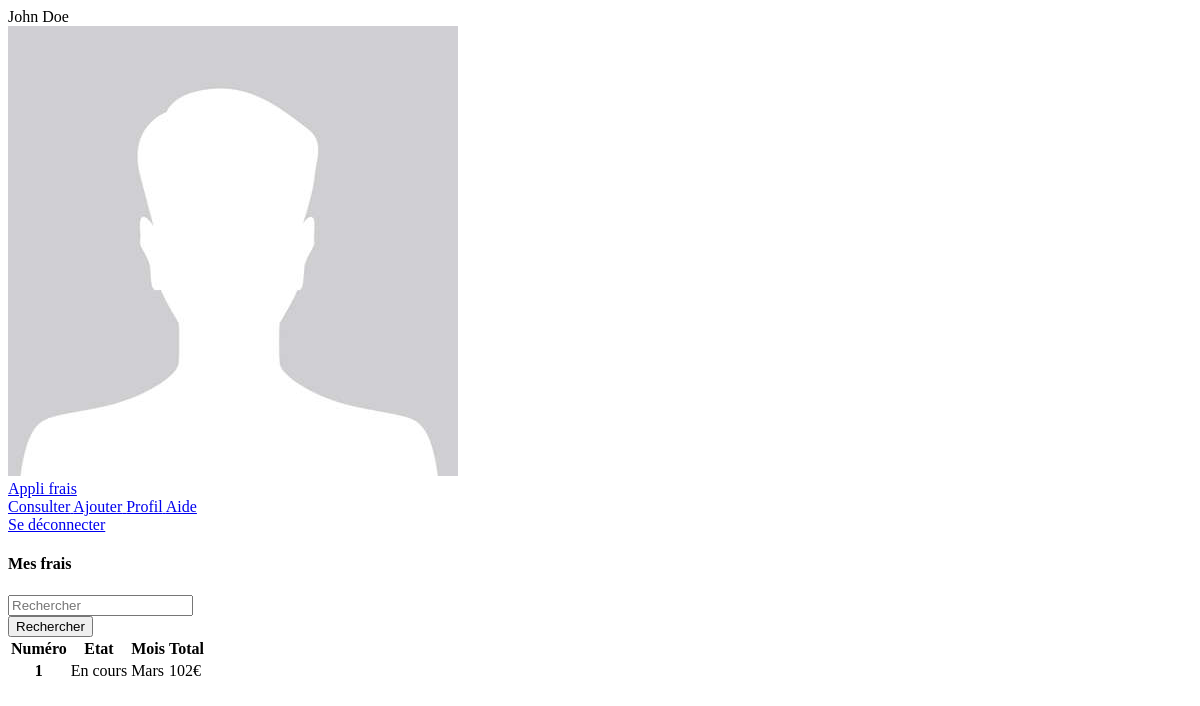
Before: /index.php?page=expense (signed in) with the older database file.
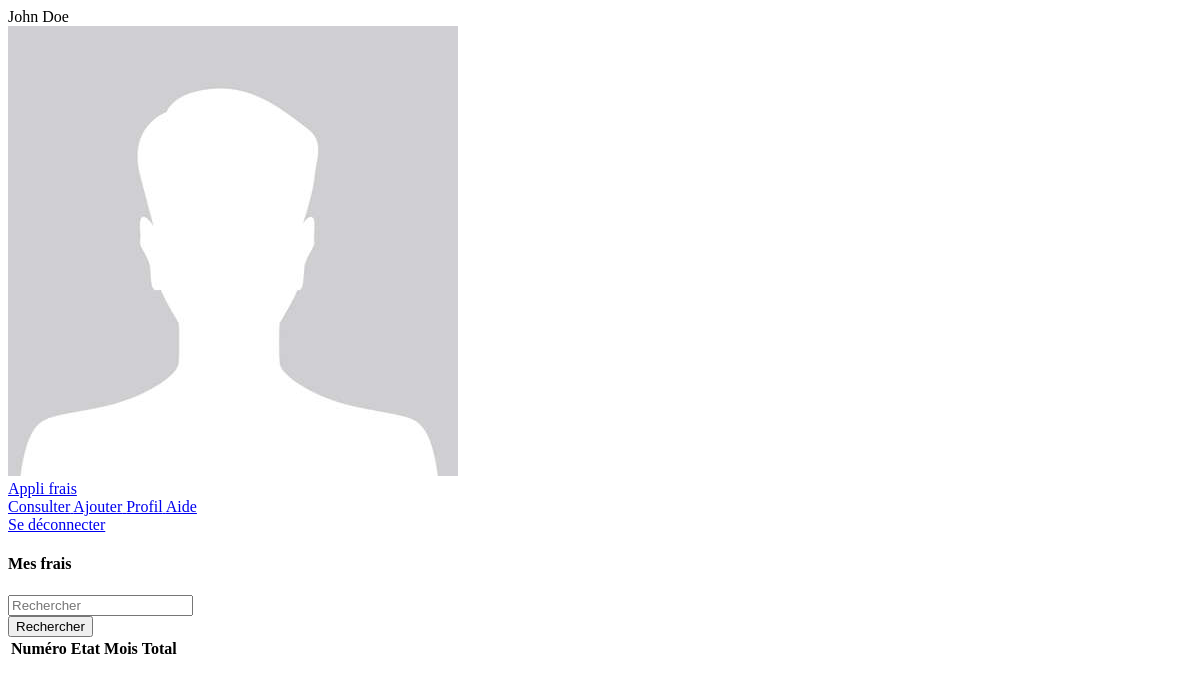
After: the same page with the newer database file.
### tables this page shows
CREATE TABLE `fichedefrais` (
  `id` int(11) NOT NULL,
  `mois` varchar(255) NOT NULL,
  `total` float NOT NULL,
  `date` date NOT NULL,
  `idUtilisateur` int(11) NOT NULL,
  `idEtat` int(11) NOT NULL
);

CREATE TABLE `etat` (
  `id` int(11) NOT NULL,
  `libelle` varchar(255) NOT NULL
);

### app/Controllers/Controller.php (called while the page is built, shortened)
<?php
class Controller
{
    public function render(string $path, array $data = []):self
    {
        extract($data);
        require 'views/'.$path;
        require 'views/default.php';
        return $this;
    }
}

### app/Controllers/ExpenseController.php (called while the page is built, shortened)
<?php
class ExpenseController extends Controller
{
    public function index():self
    {
        $expenseModel = new ExpenseModel();
        if($_SESSION['role'] == "visiteur"){
            $expenses = $expenseModel->getAllByUser($_SESSION['id']);
        }else{
            $expenses = $expenseModel->getAll();
        }
        $this->render('expense/index.php', [
            "expenses" => $expenses
        ]);
        return $this;
    }
}

### app/Models/ExpenseModel.php (called while the page is built, shortened)
<?php
class ExpenseModel {
    private $db;
    public function __construct() {
        $dbConnection = new \App\DbConnection();
        $this->db = $dbConnection->connect();
    }
    public function getAllByUser($userId)
    {
        $sql = "SELECT f.id, f.mois, f.total, f.date, e.libelle, u.nom, u.prenom  FROM fichedefrais AS f
            JOIN utilisateurs AS u ON f.idUtilisateur = u.id
            JOIN etat AS e ON f.idEtat = e.id
            WHERE idUtilisateur = :userId  ;";
        $req = $this->db->prepare($sql);
        $req->bindParam('userId', $userId);
        $req->execute();
        return $req->fetchAll($this->db::FETCH_ASSOC);
    }
}

### app/DbConnection.php (called while the page is built, shortened)
<?php
class DbConnection {
    private $host;
    private $dbname;
    private $username;
    private $password;
    private $charset;
    public function __construct() {
        $this->host = DB_HOST;
        $this->dbname = DB_NAME;
        $this->username = DB_USER;
        $this->password = DB_PASSWORD;
        $this->charset = 'utf8';
    }
    public function connect() {
        try {
            return new PDO("mysql:host=".$this->host.";dbname=".$this->dbname.";charset=".$this->charset, $this->username, $this->password);
        } catch (PDOException $e) {
            die('Erreur de connexion à la base de données : ' . $e->getMessage());
        }
    }
}

### app/Helpers.php (called while the page is built, shortened)
<?php
class Helpers
{
    public static function convertMonth(int $monthNumber): string
    {
        switch ($monthNumber) {
            case 3:
                $month = "Mars";
                break;
        }
        return $month;
    }
}

### views/expense/index.php (the view, shortened to what the changed rows need)
<div class="height-100">
    <div class="table-responsive-sm">
        <table class="table caption-top table-hover">
            <thead>
                <tr>
                    <th scope="col">Numéro</th>
                    <th scope="col">Etat</th>
                    <th scope="col">Mois</th>
                    <th scope="col">Total</th>
                    <th scope="col"></th>
                </tr>
            </thead>
            <tbody>
                <?php if($expenses){ ?>
                    <?php foreach($expenses as $e){ ?>
                        <tr>
                            <th scope="row"><?php echo($e['id']) ?></th>
                            <td><span class="badge bg-primary"><?php echo($e['libelle']) ?></span></td>
                            <td><?php echo(\App\Helpers::convertMonth($e['mois'])) ?></td>
                            <td><?php echo($e['total']."€") ?></td>
                            <td>
                            </td>
                        </tr>
                    <?php } ?>
                <?php } ?>
            </tbody>
        </table>
    </div>
</div>

Changed rows visible on the page:
removed fichedefrais: id "1", idEtat.libelle "En cours", mois "Mars", total "102"
